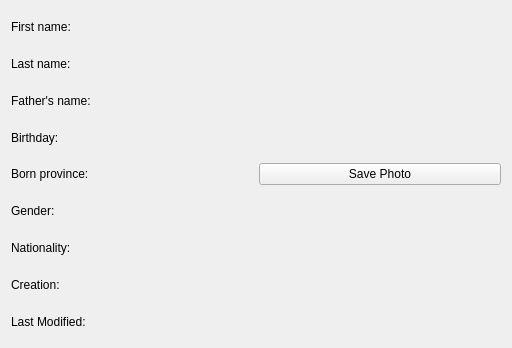
<?xml version="1.0" encoding="UTF-8"?>
<ui version="4.0">
 <class>InfoViewer</class>
 <widget class="QWidget" name="InfoViewer">
  <property name="geometry">
   <rect>
    <x>0</x>
    <y>0</y>
    <width>512</width>
    <height>348</height>
   </rect>
  </property>
  <property name="windowTitle">
   <string>Form</string>
  </property>
  <layout class="QHBoxLayout" name="horizontalLayout">
   <item>
    <layout class="QGridLayout" name="layoutInformation">
     <item row="1" column="0">
      <widget class="QLabel" name="titleLastName">
       <property name="text">
        <string>Last name:</string>
       </property>
      </widget>
     </item>
     <item row="8" column="0">
      <widget class="QLabel" name="titleLastModification">
       <property name="text">
        <string>Last Modified:</string>
       </property>
      </widget>
     </item>
     <item row="3" column="0">
      <widget class="QLabel" name="titleBirthday">
       <property name="text">
        <string>Birthday:</string>
       </property>
      </widget>
     </item>
     <item row="2" column="0">
      <widget class="QLabel" name="titleFatherName">
       <property name="text">
        <string>Father's name:</string>
       </property>
      </widget>
     </item>
     <item row="5" column="0">
      <widget class="QLabel" name="titleGender">
       <property name="text">
        <string>Gender:</string>
       </property>
      </widget>
     </item>
     <item row="7" column="0">
      <widget class="QLabel" name="titleCreation">
       <property name="text">
        <string>Creation:</string>
       </property>
      </widget>
     </item>
     <item row="4" column="0">
      <widget class="QLabel" name="titleBornProvince">
       <property name="text">
        <string>Born province:</string>
       </property>
      </widget>
     </item>
     <item row="0" column="0">
      <widget class="QLabel" name="titleFirstName">
       <property name="text">
        <string>First name:</string>
       </property>
      </widget>
     </item>
     <item row="6" column="0">
      <widget class="QLabel" name="titleNationality">
       <property name="text">
        <string>Nationality:</string>
       </property>
      </widget>
     </item>
     <item row="0" column="1">
      <widget class="QLabel" name="labelFirstName">
       <property name="text">
        <string/>
       </property>
      </widget>
     </item>
     <item row="1" column="1">
      <widget class="QLabel" name="labelLastName">
       <property name="text">
        <string/>
       </property>
      </widget>
     </item>
     <item row="2" column="1">
      <widget class="QLabel" name="labelFatherName">
       <property name="text">
        <string/>
       </property>
      </widget>
     </item>
     <item row="3" column="1">
      <widget class="QLabel" name="labelBirthday">
       <property name="text">
        <string/>
       </property>
      </widget>
     </item>
     <item row="4" column="1">
      <widget class="QLabel" name="labelBornProvince">
       <property name="text">
        <string/>
       </property>
      </widget>
     </item>
     <item row="5" column="1">
      <widget class="QLabel" name="labelGender">
       <property name="text">
        <string/>
       </property>
      </widget>
     </item>
     <item row="6" column="1">
      <widget class="QLabel" name="labelNationality">
       <property name="text">
        <string/>
       </property>
      </widget>
     </item>
     <item row="7" column="1">
      <widget class="QLabel" name="labelCreation">
       <property name="text">
        <string/>
       </property>
      </widget>
     </item>
     <item row="8" column="1">
      <widget class="QLabel" name="labelLastModification">
       <property name="text">
        <string/>
       </property>
      </widget>
     </item>
    </layout>
   </item>
   <item>
    <layout class="QVBoxLayout" name="layoutPhoto">
     <item>
      <widget class="QPushButton" name="buttonSavePhoto">
       <property name="text">
        <string>Save Photo</string>
       </property>
      </widget>
     </item>
    </layout>
   </item>
  </layout>
 </widget>
 <resources/>
 <connections/>
</ui>
